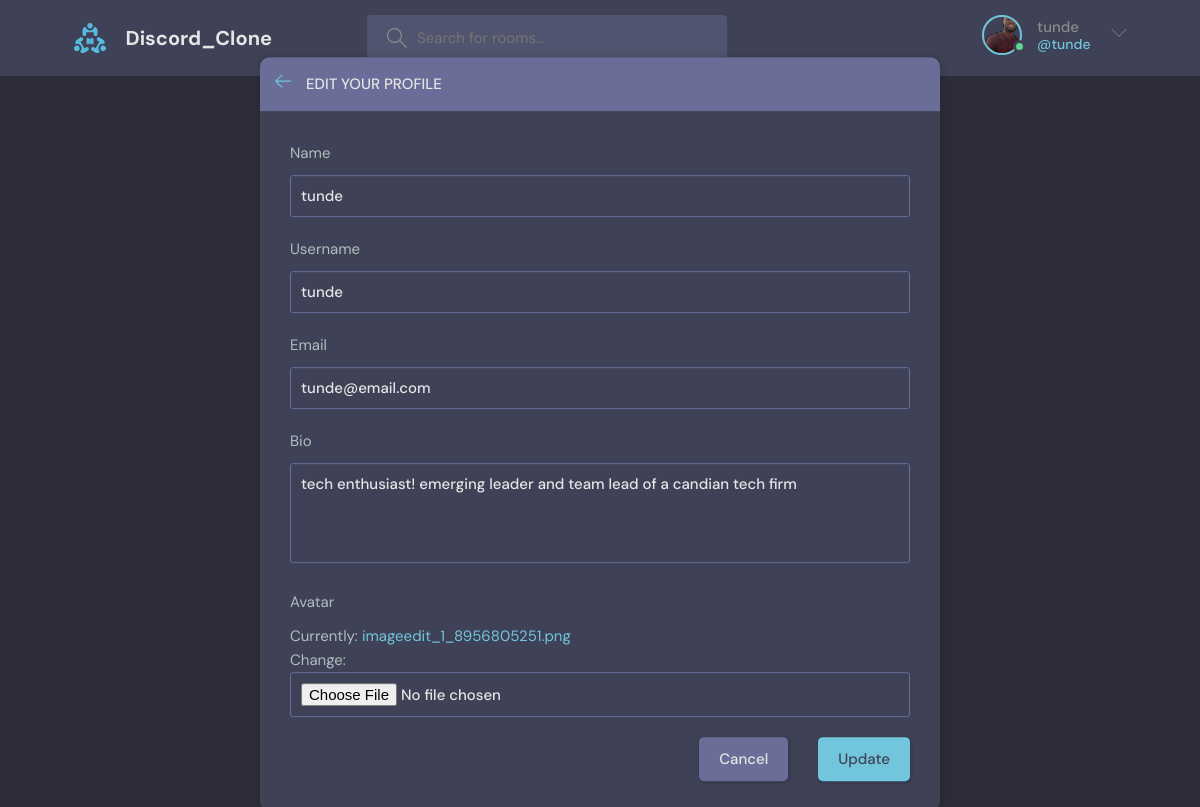
The page /update-user/ (signed in) on the database its author committed.
### base/models.py (models this page shows)
class User(AbstractUser):
    name = models.CharField(max_length=200, null=True)
    email = models.EmailField(null=True)
    bio = models.TextField(null=True)
    avatar = models.ImageField(null=True, default='avatar.svg')
    USERNAME_FIELD: 'email'
    REQUIRED_FIELDS: []

### base/views.py (the view)
# urls.py: path('update-user/', views.updateUser, name ='update-user'),
@login_required(login_url='login')
def updateUser(request):
    user = request.user
    form = UserForm(instance=user)
    if request.method == 'POST':
       form = UserForm(request.POST, request.FILES, instance=user)
       if form.is_valid():
            form.save()
            return redirect('profile', pk=user.id)
    context  ={'form' : form}
    return render(request, 'base/update-user.html', context)

### base/form.py
class UserForm(ModelForm):
    class Meta:
        model = User
        fields = [ 'name', 'username', 'email', 'bio', 'avatar']

### base/templates/base/update-user.html (shortened to what this page needs)
{%extends 'main.html' %} {% block content%}
<main class="update-account layout">
    <div class="container">
        <div class="layout__box">
            <div class="layout__boxHeader">
                <div class="layout__boxTitle">
                    <a href="{% url 'home' %}">
                        <svg version="1.1" xmlns="http://www.w3.org/2000/svg" width="32" height="32" viewBox="0 0 32 32">
                                <title>arrow-left</title>
                                <path
                                    d="M13.723 2.286l-13.723 13.714 13.719 13.714 1.616-1.611-10.96-10.96h27.625v-2.286h-27.625l10.965-10.965-1.616-1.607z">
                                </path>
                            </svg>
                    </a>
                    <h3>Edit your profile</h3>
                </div>
            </div>
            <div class="layout__body">
                <form class="form" action="" method='POST' enctype="multipart/form-data">
                    {% csrf_token%} {% for field in form%}
                    <div class="form__group">
                        <label for="profile_pic">{{field.label}}</label> {{field}}
                    </div>
                    {%endfor%}
                    <div class="form__action">
                        <a class="btn btn--dark" href="index.html">Cancel</a>
                        <button class="btn btn--main" type="submit">Update</button>
                    </div>
                </form>
            </div>
        </div>
    </div>
</main>
{% endblock content%}

### templates/nav.html (shortened to what this page needs)
{%load static%}
<header class="header header--loggedIn">
    <div class="container">
        <a href="{% url 'home' %}" class="header__logo">
            <img src="{% static 'image/logo.svg' %}" />
            <h1>Discord_Clone</h1>
        </a>
        <form class="header__search" method='GET' action="{% url 'home' %}">
            <label>
            <input placeholder="Search for rooms..." name =  'q' />
          </label>
        </form>
        <nav class="header__menu">
            {% if request.user.is_authenticated %}
            <div class="header__user">
                <a href="{% url 'update-user' %}">
                    <div class="avatar avatar--medium active">
                        <img src="{{request.user.avatar.url}}" />
                    </div>
                    <p>{{request.user.username}} <span>@{{request.user.username}}</span></p>
                </a>
                <button class="dropdown-button">
              <svg version="1.1" xmlns="http://www.w3.org/2000/svg" width="32" height="32" viewBox="0 0 32 32">
                <title>chevron-down</title>
                <path d="M16 21l-13-13h-3l16 16 16-16h-3l-13 13z"></path>
              </svg>
            </button>
            </div>
            {%else%}
            <a href="{% url 'login' %}">
                <img src="{% static 'image/avatar.svg' %}" />
                <p>Login</p>
            </a>
            {%endif%}
        </nav>
      </div>
    </header>

### rows shown on the page
User: user.avatar (picture), user.username "tunde", form "tunde" "tunde" "tunde@email.com" "tech enthusiast! emerging leader and team lead of a candian tech firm"

### other values the page prints
{{ field.label }} "Name" "Username" "Email" "Bio" "Avatar"
